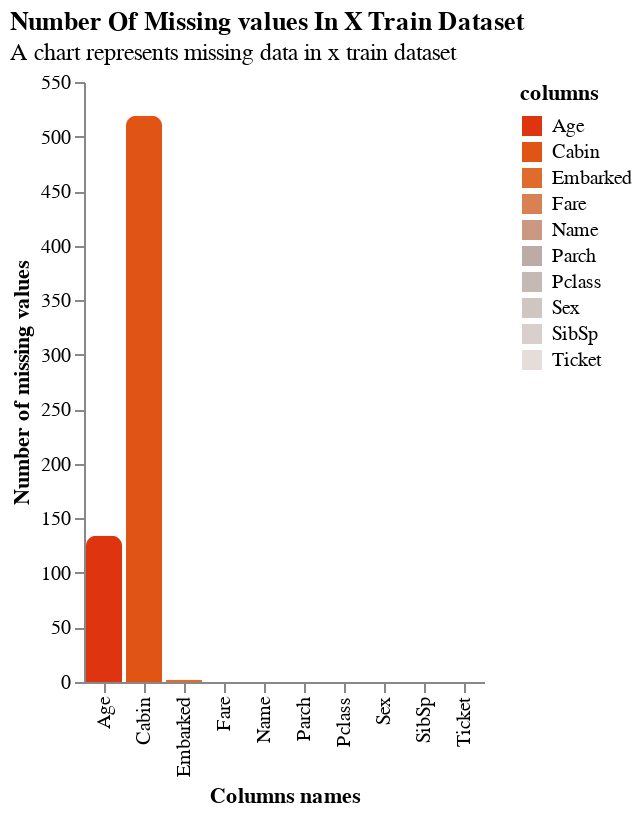

Write notebook code for a chart like this one.
### Code cell
plot_nan(
    train_x,
    name='x train dataset',
    only_nan=False
)

### Figure 1 — Vega-Lite specification as saved in the notebook (floating-point values rounded to 4 significant figures)
{"config": {"view": {"continuousWidth": 300, "continuousHeight": 300, "stroke": null}, "axis": {"grid": false}}, "data": {"name": "data-2eaa2d70badb60adc37dbfc3271946b4"}, "mark": {"type": "bar", "cornerRadiusTopLeft": 5, "cornerRadiusTopRight": 5}, "encoding": {"color": {"field": "columns", "legend": {"orient": "right"}, "scale": {"scheme": "lightgreyred", "reverse": true}, "type": "nominal"}, "text": {"field": "columns", "type": "nominal"}, "tooltip": [{"field": "columns", "type": "nominal"}, {"field": "total_nan", "type": "quantitative"}, {"field": "percent_nan", "type": "quantitative"}], "x": {"field": "columns", "title": "Columns names", "type": "nominal"}, "y": {"field": "total_nan", "title": "Number of missing values", "type": "quantitative"}}, "title": {"text": "Number Of Missing values In X Train Dataset", "anchor": "start", "subtitle": "A chart represents missing data in x train dataset"}, "$schema": "https://vega.github.io/schema/vega-lite/v5.20.1.json", "datasets": {"data-2eaa2d70badb60adc37dbfc3271946b4": [{"columns": "Pclass", "total_nan": 0, "percent_nan": 0}, {"columns": "Name", "total_nan": 0, "percent_nan": 0}, {"columns": "Sex", "total_nan": 0, "percent_nan": 0}, {"columns": "Age", "total_nan": 134, "percent_nan": 20}, {"columns": "SibSp", "total_nan": 0, "percent_nan": 0}, {"columns": "Parch", "total_nan": 0, "percent_nan": 0}, {"columns": "Ticket", "total_nan": 0, "percent_nan": 0}, {"columns": "Fare", "total_nan": 0, "percent_nan": 0}, {"columns": "Cabin", "total_nan": 519, "percent_nan": 78}, {"columns": "Embarked", "total_nan": 2, "percent_nan": 0}]}}
